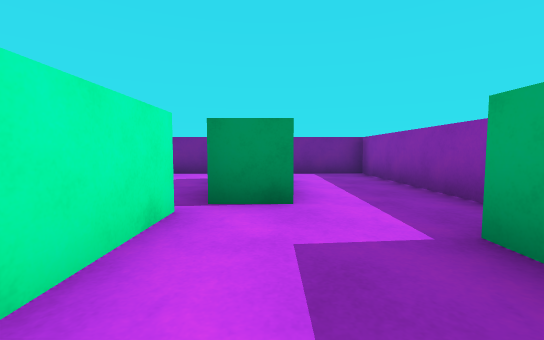
[1] (above)

16 first-person views from a walk through a 3-D level made in the Unity game engine. The camera is 0.62 m above the floor, tilts 4° down and sees 90° across. The floor is counted in squares, 1 m on a side. Each view is taken from the middle of a square. On the plan, view 1 faces up. The plan holds only what a view shows up to about 9 squares ahead; the rest is blank. The player is left out.

[2]
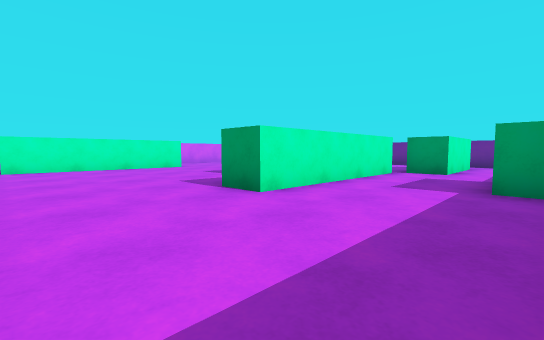

[3]
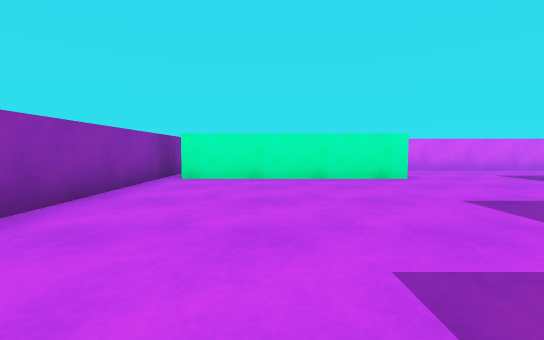

[4]
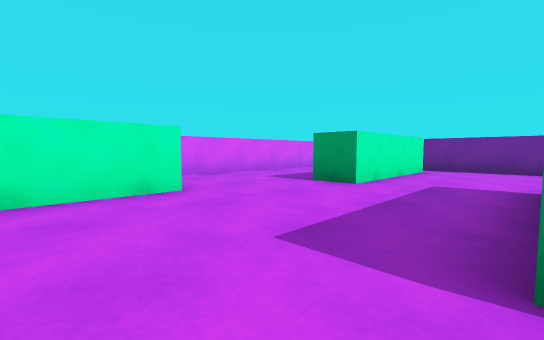

[5]
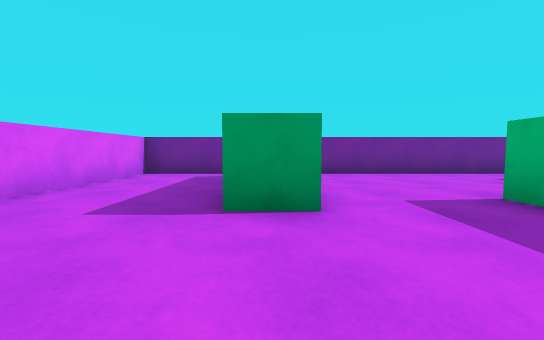

[6]
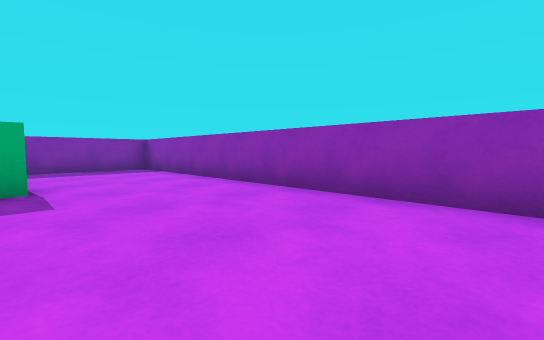

[7]
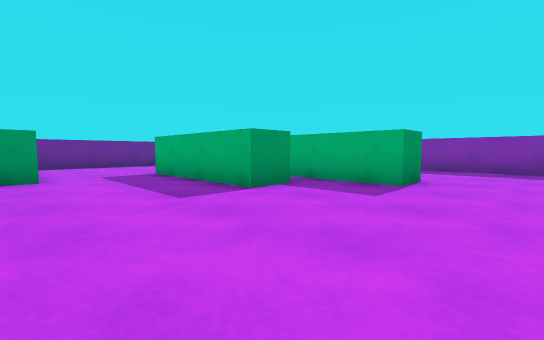

[8]
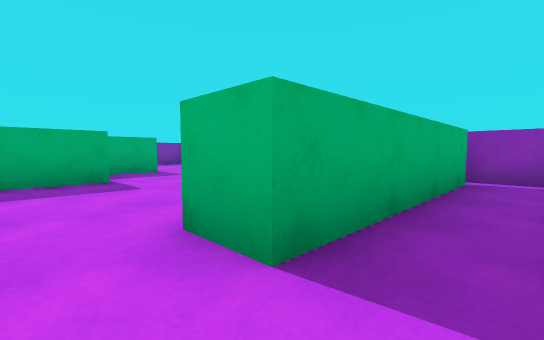

[9]
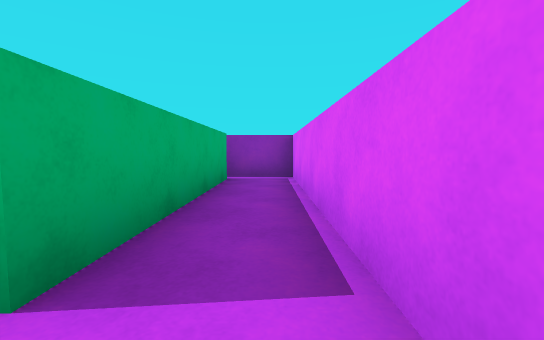

[10]
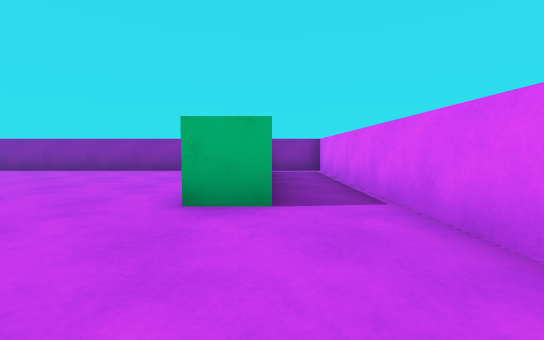

[11]
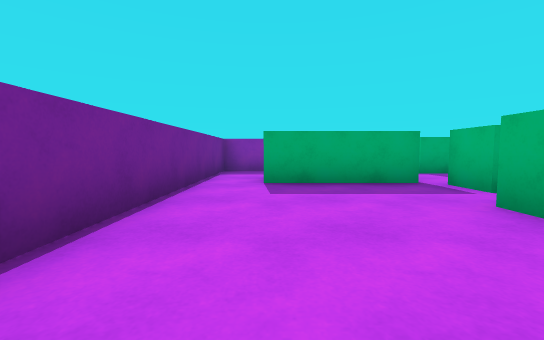

[12]
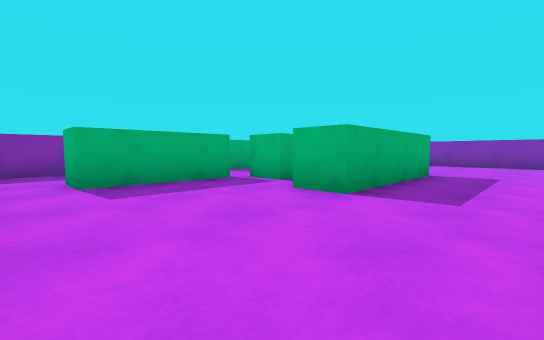

[13]
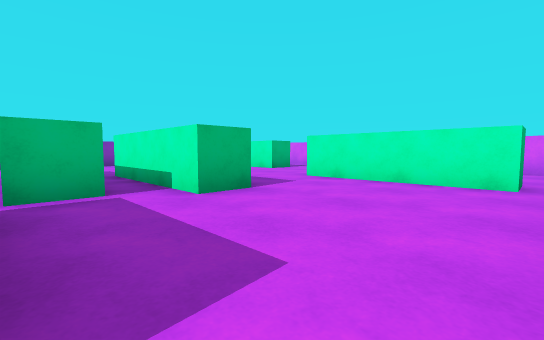

[14]
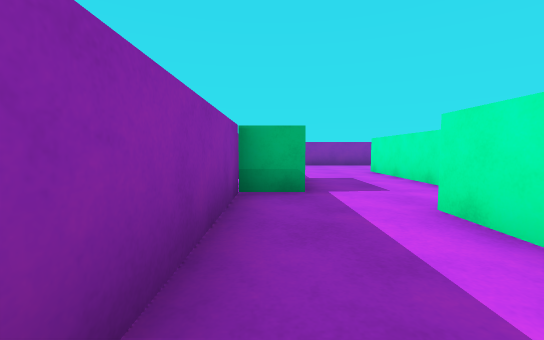

[15]
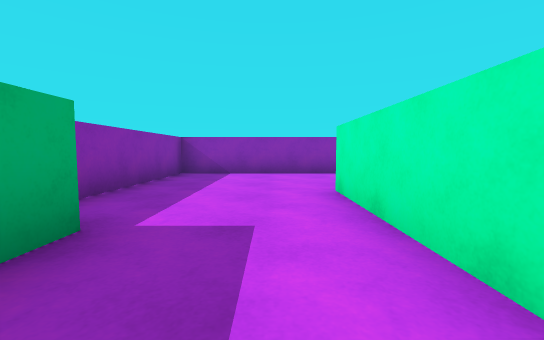

[16]
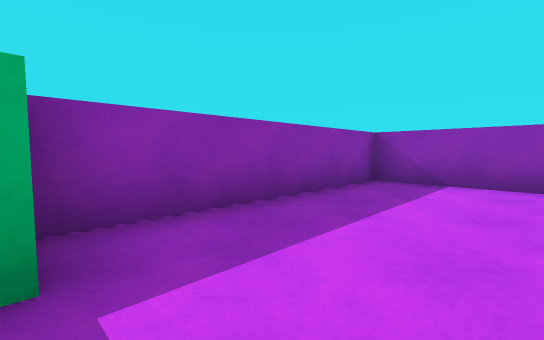

### Floor plan
Points are (right, up) in squares from view 1. A wall is a line through its corners. A room is listed if a view was taken in it or the views show most of it. See-through windows are left out.
Room 1 (views 1, 2, 3, 4, 5, 6, 7, 8, 9, 10, 14, 15, 16)
walls: (-3, -0.5) (-4, -0.5) (-4, 3.5); (-6.5, 2.7) (-7.5, 2.7); (-1, 2.8) (-1, -2.2) (-2, -2.2) (-2, 0.4); (-9, -5) (-9, 0) (-8, 0) (-8, -5); (-7.5, 6.8) (-6.5, 6.8); (-0.8, 6.2) (0.2, 6.2) (0.2, 3.2) (-0.8, 3.2); (2.5, 2) (2.5, 7.5) (-0.4, 7.5); (-8.3, 7.5) (-10.5, 7.5) (-10.5, -5.5) (2.5, -5.5) (2.5, -0.1)
ways out: opening at (-7, 7) to room 2; opening at (-5.5, 3) to room 2; opening at (0, 7) to room 2
objects: block (2, 0) to (2, 2)
Room 2 (views 11, 12, 13)
walls: (-4, 3.5) (-3, 3.5) (-3, -0.5); (-0.8, 3.2) (-0.8, 6.2); (-2, 2.2) (-2, 2.8) (-1, 2.8); (-0.4, 7.5) (-6.8, 7.5); (-6.5, 6.8) (-6.5, 2.7)
ways out: opening at (-7, 7) to room 1; opening at (-5.5, 3) to room 1; opening at (0, 7) to room 1

Where each view was taken, in squares from view 1:
view 1: 0 up, 0 right, facing up
view 2: 5 down, 2 right, facing up-left
view 3: 3 down, 2 left, facing left
view 4: 2 down, 4 left, facing up-left
view 5: 0 up, 7 left, facing up
view 6: 2 down, 7 left, facing down-right
view 7: 4 down, 7 left, facing up-right
view 8: 1 up, 10 left, facing down-right
view 9: 1 up, 10 left, facing down
view 10: 3 up, 9 left, facing down
view 11: 6 up, 6 left, facing right
view 12: 7 up, 6 left, facing down-right
view 13: 7 up, 1 left, facing down-left
view 14: 6 up, 2 right, facing down
view 15: 2 up, 0 right, facing down
view 16: 0 up, 0 right, facing down-right
